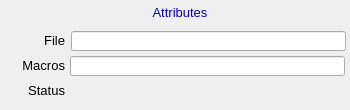
<?xml version="1.0" ?>
<ui version="4.0">
  <class>Dialog</class>
  <widget class="PyDMFrame" name="screen">
    <property name="geometry">
      <rect>
        <x>214</x>
        <y>81</y>
        <width>350</width>
        <height>110</height>
      </rect>
    </property>
    <property name="styleSheet">
      <string notr="true">PyDMFrame#screen {
  color: rgb(0, 0, 0);
  background-color: rgb(187, 187, 187);
  }</string>
    </property>
    <property name="windowTitle">
      <string>ADAttrFile</string>
    </property>
    <widget class="PyDMDrawingRectangle" name="rectangle">
      <property name="geometry">
        <rect>
          <x>127</x>
          <y>2</y>
          <width>107</width>
          <height>21</height>
        </rect>
      </property>
      <property name="brush" stdset="0">
        <brush brushstyle="SolidPattern">
          <color alpha="255">
            <red>218</red>
            <green>218</green>
            <blue>218</blue>
          </color>
        </brush>
      </property>
      <property name="penStyle" stdset="0">
        <enum>Qt::SolidLine</enum>
      </property>
      <property name="penColor" stdset="0">
        <color>
          <red>218</red>
          <green>218</green>
          <blue>218</blue>
        </color>
      </property>
      <property name="penWidth" stdset="0">
        <double>0</double>
      </property>
      <property name="penCapStyle" stdset="0">
        <enum>Qt::FlatCap</enum>
      </property>
      <property name="toolTip">
        <string>rectangle</string>
      </property>
    </widget>
    <widget class="QLabel" name="text">
      <property name="geometry">
        <rect>
          <x>130</x>
          <y>2</y>
          <width>100</width>
          <height>20</height>
        </rect>
      </property>
      <property name="text">
        <string>Attributes</string>
      </property>
      <property name="font" stdset="0">
        <font>
          <pointsize>10</pointsize>
        </font>
      </property>
      <property name="brush" stdset="0">
        <brush brushstyle="SolidPattern">
          <color alpha="255">
            <red>10</red>
            <green>0</green>
            <blue>184</blue>
          </color>
        </brush>
      </property>
      <property name="toolTip">
        <string>text</string>
      </property>
      <property name="alignment">
        <set>Qt::AlignCenter</set>
      </property>
      <property name="styleSheet">
        <string notr="true">QLabel#text {
  color: rgb(10, 0, 184);
  }</string>
      </property>
    </widget>
    <widget class="PyDMDrawingRectangle" name="rectangle_1">
      <property name="geometry">
        <rect>
          <x>0</x>
          <y>0</y>
          <width>350</width>
          <height>110</height>
        </rect>
      </property>
      <property name="brush" stdset="0">
        <brush brushstyle="NoBrush">
          <color alpha="255">
            <red>0</red>
            <green>0</green>
            <blue>0</blue>
          </color>
        </brush>
      </property>
      <property name="penStyle" stdset="0">
        <enum>Qt::SolidLine</enum>
      </property>
      <property name="penColor" stdset="0">
        <color>
          <red>0</red>
          <green>0</green>
          <blue>0</blue>
        </color>
      </property>
      <property name="penWidth" stdset="0">
        <double>1</double>
      </property>
      <property name="penCapStyle" stdset="0">
        <enum>Qt::FlatCap</enum>
      </property>
      <property name="toolTip">
        <string>rectangle_1</string>
      </property>
    </widget>
    <widget class="QLabel" name="text_1">
      <property name="geometry">
        <rect>
          <x>25</x>
          <y>30</y>
          <width>40</width>
          <height>20</height>
        </rect>
      </property>
      <property name="text">
        <string>File</string>
      </property>
      <property name="font" stdset="0">
        <font>
          <pointsize>10</pointsize>
        </font>
      </property>
      <property name="brush" stdset="0">
        <brush brushstyle="SolidPattern">
          <color alpha="255">
            <red>0</red>
            <green>0</green>
            <blue>0</blue>
          </color>
        </brush>
      </property>
      <property name="toolTip">
        <string>text_1</string>
      </property>
      <property name="alignment">
        <set>Qt::AlignRight|Qt::AlignTrailing|Qt::AlignVCenter</set>
      </property>
      <property name="styleSheet">
        <string notr="true">QLabel#text_1 {
  color: rgb(0, 0, 0);
  }</string>
      </property>
    </widget>
    <widget class="PyDMLineEdit" name="text_entry">
      <property name="geometry">
        <rect>
          <x>71</x>
          <y>31</y>
          <width>275</width>
          <height>20</height>
        </rect>
      </property>
      <property name="channel" stdset="0">
        <string>ca://${P}${R}NDAttributesFile</string>
      </property>
      <property name="toolTip">
        <string>${P}${R}NDAttributesFile</string>
      </property>
      <property name="displayFormat" stdset="0">
        <enum>PyDMLineEdit::String</enum>
      </property>
      <property name="font" stdset="0">
        <font>
          <pointsize>10</pointsize>
        </font>
      </property>
      <property name="styleSheet">
        <string notr="true">PyDMLineEdit#text_entry {
  color: rgb(0, 0, 0);
  background-color: rgb(115, 223, 255);
  border: 1px solid black;
  margin: 0px;
  padding: 0px;
  spacing: 0px;
  }</string>
      </property>
    </widget>
    <widget class="QLabel" name="text_2">
      <property name="geometry">
        <rect>
          <x>5</x>
          <y>55</y>
          <width>60</width>
          <height>20</height>
        </rect>
      </property>
      <property name="text">
        <string>Macros</string>
      </property>
      <property name="font" stdset="0">
        <font>
          <pointsize>10</pointsize>
        </font>
      </property>
      <property name="brush" stdset="0">
        <brush brushstyle="SolidPattern">
          <color alpha="255">
            <red>0</red>
            <green>0</green>
            <blue>0</blue>
          </color>
        </brush>
      </property>
      <property name="toolTip">
        <string>text_2</string>
      </property>
      <property name="alignment">
        <set>Qt::AlignRight|Qt::AlignTrailing|Qt::AlignVCenter</set>
      </property>
      <property name="styleSheet">
        <string notr="true">QLabel#text_2 {
  color: rgb(0, 0, 0);
  }</string>
      </property>
    </widget>
    <widget class="PyDMLineEdit" name="text_entry_1">
      <property name="geometry">
        <rect>
          <x>70</x>
          <y>56</y>
          <width>275</width>
          <height>20</height>
        </rect>
      </property>
      <property name="channel" stdset="0">
        <string>ca://${P}${R}NDAttributesMacros</string>
      </property>
      <property name="toolTip">
        <string>${P}${R}NDAttributesMacros</string>
      </property>
      <property name="displayFormat" stdset="0">
        <enum>PyDMLineEdit::String</enum>
      </property>
      <property name="font" stdset="0">
        <font>
          <pointsize>10</pointsize>
        </font>
      </property>
      <property name="styleSheet">
        <string notr="true">PyDMLineEdit#text_entry_1 {
  color: rgb(0, 0, 0);
  background-color: rgb(115, 223, 255);
  border: 1px solid black;
  margin: 0px;
  padding: 0px;
  spacing: 0px;
  }</string>
      </property>
    </widget>
    <widget class="QLabel" name="text_3">
      <property name="geometry">
        <rect>
          <x>5</x>
          <y>80</y>
          <width>60</width>
          <height>20</height>
        </rect>
      </property>
      <property name="text">
        <string>Status</string>
      </property>
      <property name="font" stdset="0">
        <font>
          <pointsize>10</pointsize>
        </font>
      </property>
      <property name="brush" stdset="0">
        <brush brushstyle="SolidPattern">
          <color alpha="255">
            <red>0</red>
            <green>0</green>
            <blue>0</blue>
          </color>
        </brush>
      </property>
      <property name="toolTip">
        <string>text_3</string>
      </property>
      <property name="alignment">
        <set>Qt::AlignRight|Qt::AlignTrailing|Qt::AlignVCenter</set>
      </property>
      <property name="styleSheet">
        <string notr="true">QLabel#text_3 {
  color: rgb(0, 0, 0);
  }</string>
      </property>
    </widget>
    <widget class="PyDMLabel" name="text_update">
      <property name="geometry">
        <rect>
          <x>70</x>
          <y>81</y>
          <width>275</width>
          <height>18</height>
        </rect>
      </property>
      <property name="toolTip">
        <string>PV: ${P}${R}NDAttributesStatus</string>
      </property>
      <property name="channel" stdset="0">
        <string>ca://${P}${R}NDAttributesStatus</string>
      </property>
      <property name="displayFormat" stdset="0">
        <enum>PyDMLabel::String</enum>
      </property>
      <property name="font" stdset="0">
        <font>
          <pointsize>10</pointsize>
        </font>
      </property>
      <property name="alignment">
        <set>Qt::AlignLeading|Qt::AlignLeft|Qt::AlignVCenter</set>
      </property>
      <property name="textInteractionFlags">
        <set>Qt::TextSelectableByKeyboard|Qt::TextSelectableByMouse</set>
      </property>
      <property name="styleSheet">
        <string notr="true">PyDMLabel#text_update {
  color: rgb(0, 0, 0);
  background-color: rgb(218, 218, 218);
  }</string>
      </property>
    </widget>
  </widget>
  <customwidgets>
    <customwidget>
      <class>PyDMDrawingRectangle</class>
      <extends>QWidget</extends>
      <header>pydm.widgets.drawing</header>
    </customwidget>
    <customwidget>
      <class>PyDMLabel</class>
      <extends>QLabel</extends>
      <header>pydm.widgets.label</header>
    </customwidget>
    <customwidget>
      <class>PyDMLineEdit</class>
      <extends>QLineEdit</extends>
      <header>pydm.widgets.line_edit</header>
    </customwidget>
    <customwidget>
      <class>PyDMFrame</class>
      <extends>QFrame</extends>
      <header>pydm.widgets.frame</header>
    </customwidget>
  </customwidgets>
</ui>
